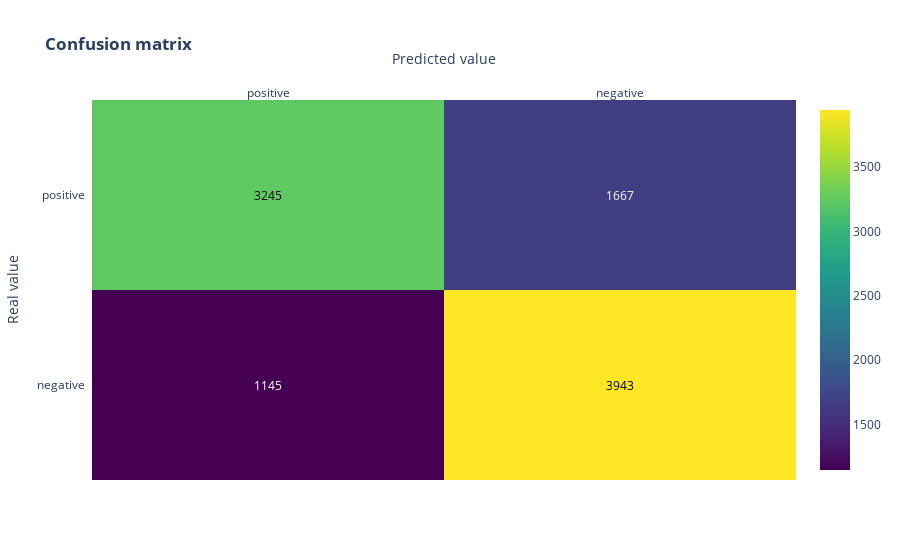

Write notebook code for a chart like this one.
### Code cell
conf_matrix(metrics.confusion_matrix(Y_test, y_predDT))

### Figure 1 — Plotly figure (JSON) as saved in the notebook; plotly's stock layout.template omitted (floating-point values rounded to 4 significant figures)
{"data": [{"colorscale": [[0, "#440154"], [0.1111, "#482878"], [0.2222, "#3e4989"], [0.3333, "#31688e"], [0.4444, "#26828e"], [0.5556, "#1f9e89"], [0.6667, "#35b779"], [0.7778, "#6ece58"], [0.8889, "#b5de2b"], [1, "#fde725"]], "reversescale": false, "showscale": true, "type": "heatmap", "x": ["positive", "negative"], "y": ["negative", "positive"], "z": [[1145, 3943], [3245, 1667]]}], "layout": {"annotations": [{"font": {"color": "#FFFFFF"}, "showarrow": false, "text": "1145", "x": "positive", "xref": "x", "y": "negative", "yref": "y"}, {"font": {"color": "#000000"}, "showarrow": false, "text": "3943", "x": "negative", "xref": "x", "y": "negative", "yref": "y"}, {"font": {"color": "#000000"}, "showarrow": false, "text": "3245", "x": "positive", "xref": "x", "y": "positive", "yref": "y"}, {"font": {"color": "#FFFFFF"}, "showarrow": false, "text": "1667", "x": "negative", "xref": "x", "y": "positive", "yref": "y"}], "title": {"text": "<b>Confusion matrix</b>"}, "xaxis": {"dtick": 1, "gridcolor": "rgb(0, 0, 0)", "side": "top", "ticks": "", "title": {"text": "Predicted value"}}, "yaxis": {"dtick": 1, "ticks": "", "ticksuffix": "  ", "title": {"text": "Real value"}}}}
